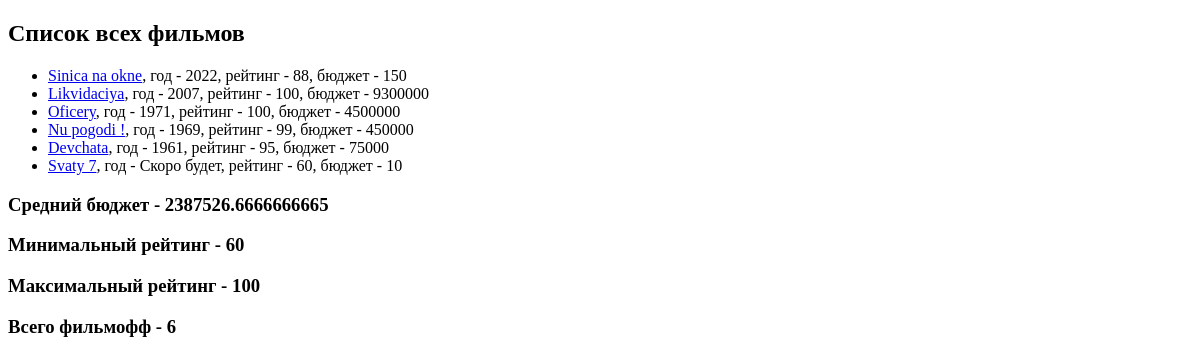
The app's page /, older data.
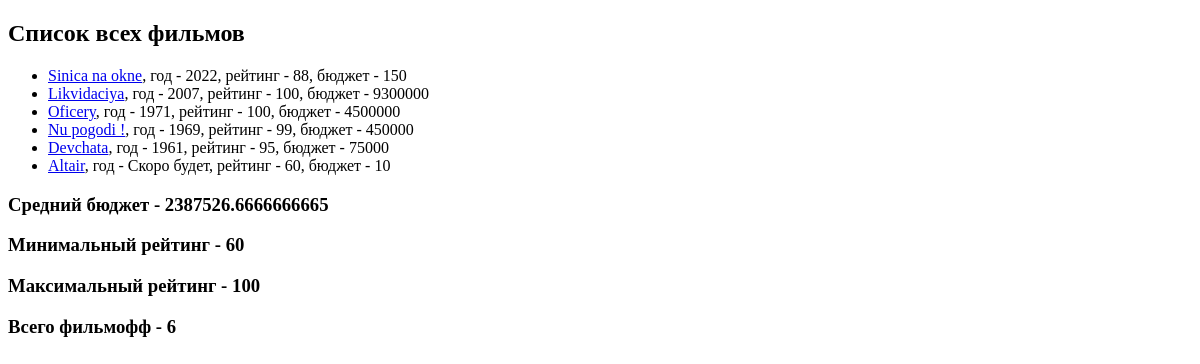
The same page, newer data.
### movie_app/models.py (models this page shows, shortened)
class Movie(models.Model):
    name = models.CharField(max_length=40)
    rating = models.IntegerField()
    year = models.IntegerField(null=True)
    budget = models.IntegerField(default=10)
    slug = models.SlugField(default='', null=False, db_index=True)
    def save(self, *args, **kwargs):
        self.slug = slugify(self.name)
        super(Movie, self).save(*args, **kwargs)
    def get_url(self):
        return reverse('movie_detail', args=[self.slug])

### movie_app/views.py (the view)
# urls.py: path('', views.show_all_movies),
def show_all_movies(request):
    movies = Movie.objects.order_by(F('year').desc(nulls_last=True))  # или .asc или nulls_first=True
    agg = movies.aggregate(Avg("budget"), Min("rating"), Max("rating"))
    for movie in movies:
        movie.save()
    context = {
        'movies': movies,
        'agg': agg,
        'count_mov': movies.count()
    }
    return render(request, 'movie_app/all_movies.html', context=context)

### movie_app/templates/movie_app/all_movies.html (shortened to what this page needs)
{% extends 'movie_app/base.html' %}
{% block content %}
    <h2>Список всех фильмов</h2>
    <ul>
        {% for movie in movies %}
            <li><a href="{{movie.get_url}}">{{ movie.name }}</a>,
                год - {{ movie.year|default:'Скоро будет' }},
                рейтинг - {{ movie.rating }},
                бюджет - {{ movie.budget }}
            </li>
        {% endfor %}
    </ul>
<h3>Средний бюджет - {{agg.budget__avg}}</h3>
<h3>Минимальный рейтинг - {{agg.rating__min}}</h3>
<h3>Максимальный рейтинг - {{agg.rating__max}}</h3>
<h3>Всего фильмофф - {{count_mov}}</h3>
{% endblock %}

### movie_app/templates/movie_app/base.html (shortened to what this page needs)
<!DOCTYPE html>
<html lang="en">
<head>
</head>
<body>
{% block content %}
{% endblock %}
</body>
</html>

Row changes from the older to the newer data that the page shows:
changed Movie "Скоро будет": name "Svaty 7" → "Altair"
